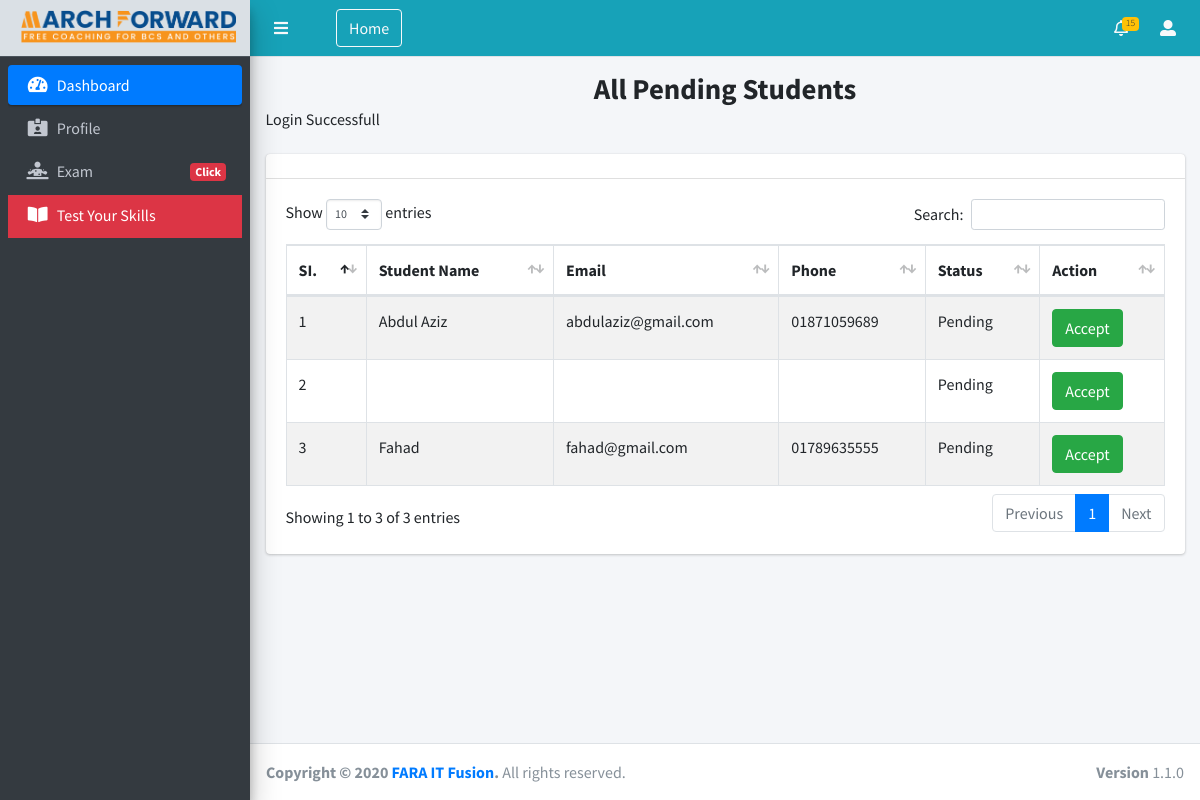
Page /all-pending-students.php (signed in) on the committed database.
### tables this page shows
CREATE TABLE `students` (
  `id` int(100) NOT NULL,
  `name` varchar(500) NOT NULL,
  `without_md5` varchar(255) NOT NULL,
  `pass_md5` varchar(255) NOT NULL,
  `fathersName` varchar(500) NOT NULL,
  `mothersName` varchar(500) NOT NULL,
  `email` varchar(100) NOT NULL,
  `phone` varchar(100) NOT NULL,
  `address` varchar(255) NOT NULL,
  `course_id` int(10) NOT NULL,
  `status` varchar(100) NOT NULL,
  `date` timestamp NOT NULL DEFAULT CURRENT_TIMESTAMP ON UPDATE CURRENT_TIMESTAMP
);

### all-pending-students.php (the view, shortened to what this page needs)
<?php include("header.php"); ?>
<?php include ("left-sidebar.php");?>
     <div class="content-wrapper">
            <section class="content-header">
              <div class="container-fluid">
                <div class="row mb-2">
                  <div class="col-md-12">
                    <h1 style="text-align:center;"><b>All Pending Students</b></h1>
                    <div><?php display_message(); ?></div>
                  </div>
                </div>
              </div>
            </section>
            <section class="content">
              <div class="container-fluid">
                <div class="row">
                  <div class="col-12">
                    <div class="card">
                      <div class="card-header">
                      </div>
                      <div class="card-body">
                        <table id="example1" class="table table-bordered table-striped">
                          <thead>
                          <tr>
                            <th>SI.</th>
                            <th>Student Name</th>
                            <th>Email</th>
                            <th>Phone</th>
                            <th>Status</th>
                            <th>Action</th>
                          </tr>
                          </thead>
                          <tbody>
                              <?php
                                $query = query("SELECT * FROM `students`  WHERE status='Pending' ORDER BY id DESC");
                                $rows = mysqli_num_rows($query);
                                if($rows > 0)
                                {
                                    $i = 1;
                                    while($row = fetch_array($query))
                                    {
                                       ?>
                                       <tr>
                                            <td><?php echo $i?></td>
                                            <td><?php echo $row['name'];?></td>
                                            <td><?php echo $row['email'];?></td>
                                            <td><?php echo $row['phone'];?></td>
                                            <td><?php
                                            if($row['status']=="Pending"){
                                                echo $row['status'];
                                            }
                                            else{
                                                echo $row['status'];
                                            }
                                            ?></td>
                                            <td><abbr title="Click to Edit" class="text-success">
                                                <a href="approve-std.php?approcestdID=<?php echo $row['id']?>" class="btn btn-success">Accept</a>
                                                </abbr>
                                            </td>
                                          </tr>
                                       <?php
                                       $i++;
                                    }
                                }
                              ?>
                          </tbody>
                        </table>
                      </div>
                    </div>
                  </div>
                </div>
              </div>
            </section>
          </div>
    <footer class="main-footer">
        <strong>Copyright &copy; 2020 <a href="http://faraitfusion.com">FARA IT Fusion</a>.</strong>
        All rights reserved.
        <div class="float-right d-none d-sm-inline-block">
            <b>Version</b> 1.1.0
        </div>
    </footer>
</div>
</body>
</html>

### rows in the picture
students: name "Abdul Aziz", email "abdulaziz@gmail.com", phone "01871059689", status "Pending"
students: status "Pending"
students: name "Fahad", email "fahad@gmail.com", phone "01789635555", status "Pending"

### other values in the picture
$_SESSION['message'] "Login Successfull"
